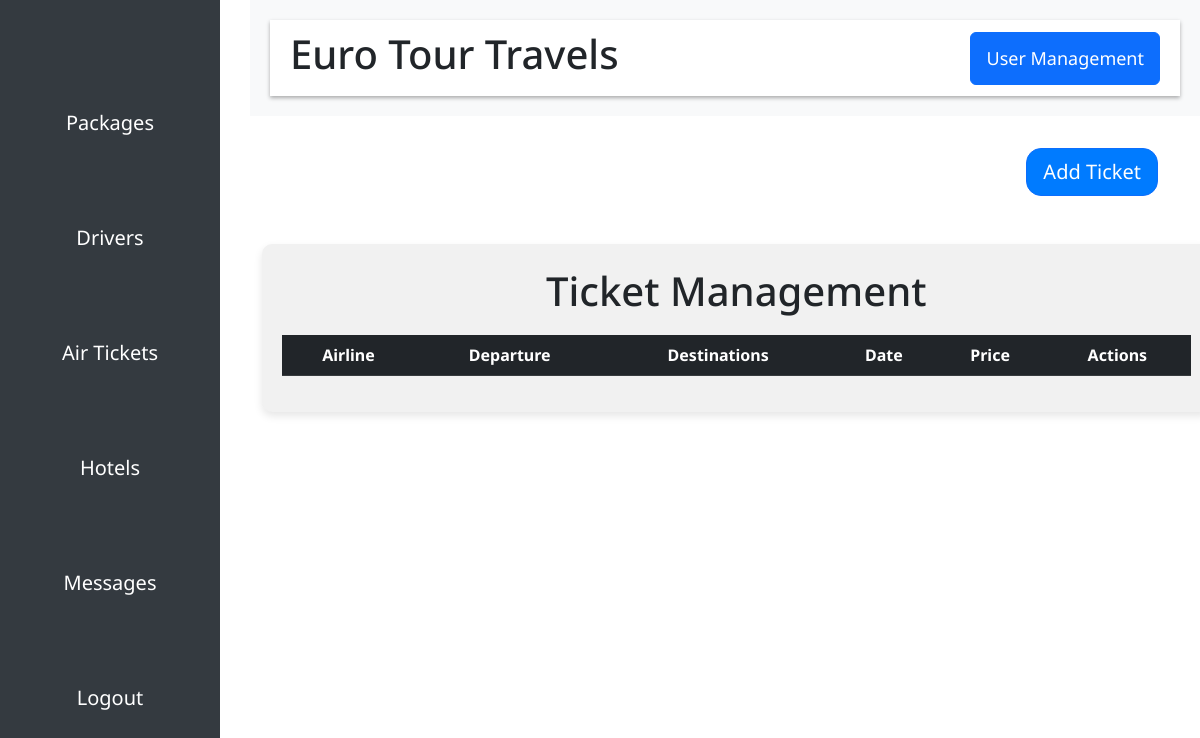
Page /air/ticketing/ (signed in) on the earlier database version.
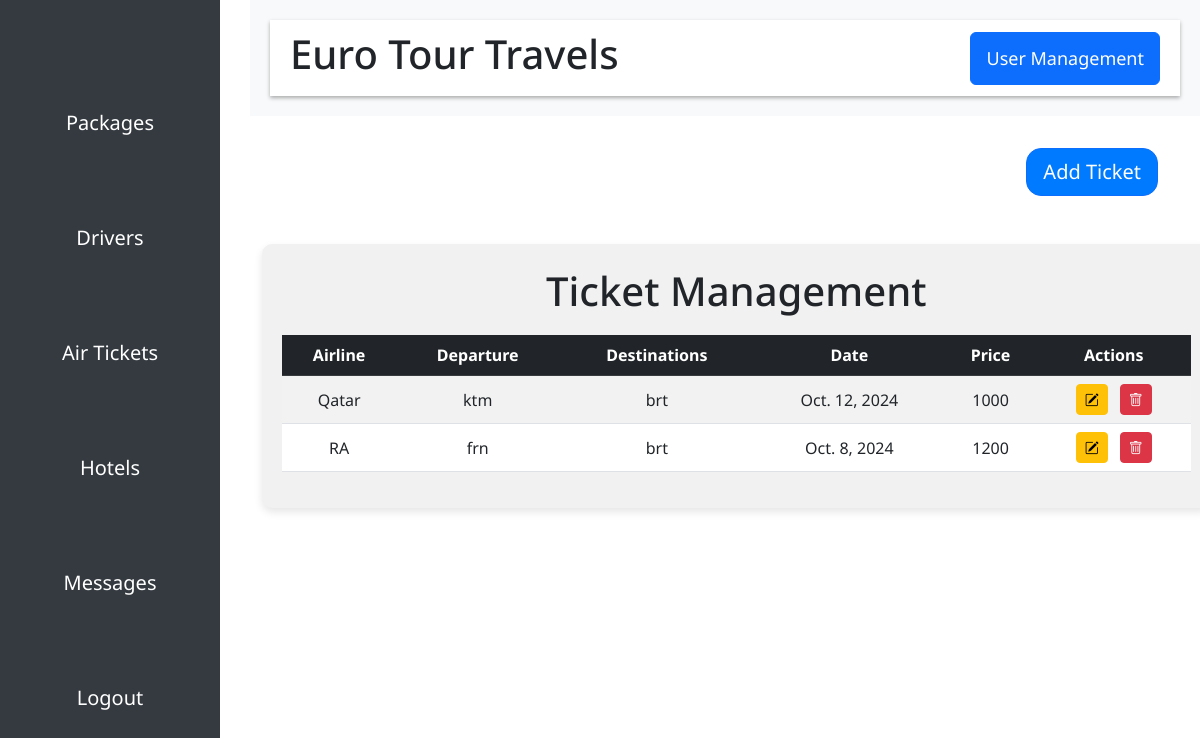
Same page on the later database version.
### core/models.py (models this page shows, shortened)
class AirTicket(models.Model):
    airline = models.CharField(max_length=255, verbose_name="Airline", null=True, blank=False, default="")
    departure = models.CharField(max_length=255, verbose_name="Departure Location", null=True, blank=False, default="")
    destination = models.CharField(max_length=255, verbose_name="Destination", null=True, blank=False, default="")
    date_of_flight = models.DateField(verbose_name="Date of Flight", null=True, blank=False)
    price = models.IntegerField(verbose_name="Price of Ticket", null=True, blank=False)
    flight_number = models.CharField(max_length=50, verbose_name="Ticket Number", null=True, blank=False, default="")
    airline_logo = models.ImageField(upload_to='airline_logos/images', null=True, blank=True, verbose_name="Airline Logo")

### core/views.py (the view)
# urls.py: path("air/ticketing/", ticket, name="ticket"),
@login_required
@user_passes_test(user_has_air_ticketing_management_role)
def ticket(request):
    tickets = AirTicket.objects.all()
    context = {
        'air_ticket' : tickets
    }
    return render(request, 'admin/ticket.html',context= context)

### core/views.py (called while the page is built)
def user_has_air_ticketing_management_role(user):
    return user.is_superuser or (hasattr(user, 'profile') and user.profile.air_ticketing_management)

### templates/admin/ticket.html (shortened to what this page needs)
{% extends "admin/adminbase.html" %}
{% load static %}
{% block body %}
  <div class="container mt-4">
    <div class="add-package-btn text-end mb-3">
      <a class="btn btn-primary btn-lg mt-2" href="{% url 'add-airticket' %}">Add Ticket</a>
    </div>
    <div class="package-table mt-5">
      <h1 class="text-center" style="position: relative; bottom: 12px;">Ticket Management</h1>
      <table class="table table-striped table-hover">
        <thead class="table-dark">
          <tr>
            <th>Airline</th>
            <th>Departure</th>
            <th>Destinations</th>
            <th>Date</th>
            <th>Price</th>
            <th>Actions</th>
          </tr>
        </thead>
        <tbody>
          {% for i in air_ticket %}
            <tr>
              <td>{{ i.airline }}</td>
              <td>{{ i.departure }}</td>
              <td>{{ i.destination }}</td>
              <td>{{ i.date_of_flight }}</td>
              <td>{{ i.price }}</td>
              <td>
                <a href="{% url 'updateairticket' i.flight_number %}" class="btn btn-warning btn-sm me-2"><i class="bi bi-pencil-square"></i></a>
                <a href="{% url 'delete_airticket' i.flight_number %}" class="btn btn-danger btn-sm"
                onclick="return confirm('Are you sure you want to delete this user?');"><i class="bi bi-trash"></i></a>
              </td>
            </tr>
          {% endfor %}
        </tbody>
      </table>
    </div>
  </div>
{% endblock %}

### templates/admin/adminbase.html (shortened to what this page needs)
<!DOCTYPE html>
<html lang="en">
  {% load static %}
  <head>
    <link rel="stylesheet" href="{% static 'css/admincss/style.css' %}" />
    <link href="https://cdn.jsdelivr.net/npm/bootstrap@5.3.0/dist/css/bootstrap.min.css" rel="stylesheet" />
    <link rel="stylesheet" href="https://cdnjs.cloudflare.com/ajax/libs/font-awesome/6.0.0-beta3/css/all.min.css" />
    <link rel="stylesheet" href="https://cdn.jsdelivr.net/npm/bootstrap-icons/font/bootstrap-icons.css" />
  </head>
  <body>
    <div class="wrapper d-flex">
      <nav class="sidebar navbar-light custom-navbar">
        <a href="{% url 'package' %}">Packages</a>
        <a href="{% url 'driver' %}">Drivers</a>
        <a href="{% url 'ticket' %}">Air Tickets</a>
        <a href="{% url 'hotels' %}">Hotels</a>
        <a href="{% url 'message' %}">Messages</a>
        <a href="{% url 'admin-logout' %}">Logout</a>
      </nav>
      <div class="main-content flex-grow-1">
        <header class="header d-flex justify-content-between align-items-center">
          <div class="dashboard-heading">
            <h1 class="main-header">Euro Tour Travels</h1>
          </div>
          <div class="text-center">
            <a href="{% url 'add-user' %}" class="btn btn-primary" style="padding: 12px 15px; font-size: 18px;">User Management</a>
        </div>
        </header>
      </div>
    </div>
    {% block body %}
    {% endblock %}
  </body>
</html>

### static/css/admincss/style.css (style rules this page uses)
.sidebar { width: 220px; background-color: #343a40; color: white; display: flex; flex-direction: column; justify-content: center; align-items: center; gap: 5px; position: fixed; height: 100vh; overflow: auto; }
.sidebar a { text-decoration: none; color: white; padding: 30px 10px; margin-top: 20px; display: block; transition: background-color 0.2s; width: 100%; text-align: center; font-size: 20px; }
.main-content { margin-left: 250px; background-color: #f8f9fa; padding: 20px; flex-grow: 1; }
.header { background-color: #ffffff; box-shadow: 0 2px 4px rgba(0, 0, 0, 0.317); padding: 10px 20px; display: flex; justify-content: space-between; align-items: center; }
.main-header { font-size: 40px; }
.add-package-btn .btn { background-color: #007bff; border-radius: 15px; transition: all 0.3s ease; }
.package-table { background-color: #f1f1f1; padding: 20px; padding-top: 35px; border-radius: 10px; box-shadow: 0 4px 8px rgba(0, 0, 0, 0.1); margin-top: 20px; margin-left: 50px; width: 85%; position: relative; left: 170px; }
.table { width: 100%; background-color: white; }
.table th, .table td { padding: 15px; text-align: center; vertical-align: middle; }
.table-dark { background-color: #343a40; color: white; }
.btn-sm { padding: 5px 10px; font-size: 12px; border-radius: 5px; }

### templates/admin/adminbase.html (style rules this page uses)
body { font-family: 'Noto Sans', sans-serif; overflow-y: scroll; overflow-x: hidden; }

Differences in the rows shown:
added AirTicket: airline "Qatar", departure "ktm", destination "brt", date_of_flight "Oct. 12, 2024", price "1000"
added AirTicket: airline "RA", departure "frn", destination "brt", date_of_flight "Oct. 8, 2024", price "1200"
